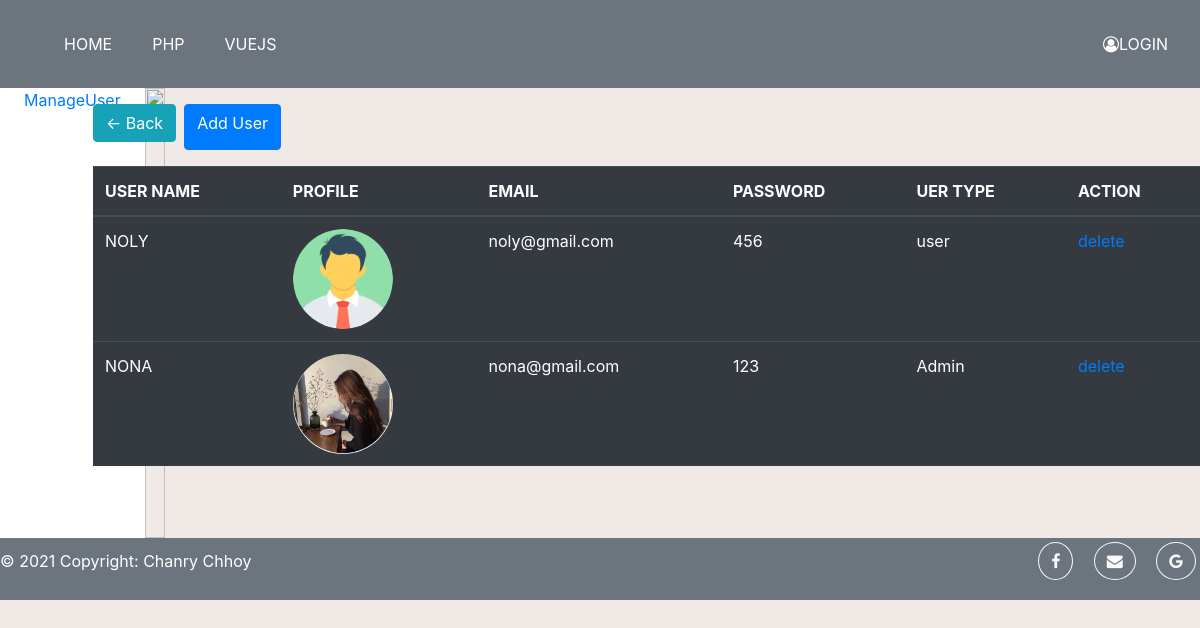
Screenshot of /users/user.php with the database file from the repository.
### tables this page shows
CREATE TABLE `user` (
  `user_id` int(11) NOT NULL,
  `user_name` varchar(100) NOT NULL,
  `profile` varchar(400) NOT NULL,
  `email` varchar(200) NOT NULL,
  `password` varchar(50) NOT NULL,
  `userType` varchar(50) NOT NULL
);

### database/database.php (called while the page is built, shortened)
<?php
    function db(){
        return new mysqli('localhost','root','','project_programing');
    }
    function getUser(){
        return db()->query("SELECT*FROM user order by user_id ASC");
    }
?>

### users/user.php (the view, shortened to what this page needs)
<?php
require_once('../partial/header.php');
require_once('../partial/navbar.php');
?>
<div class="img_table position-relative d-flex">
    <div class="bg-white">
        <a href="" class="m-4">ManageUser</a>
    </div>
    <div class="loginImage">
    </div>
    <div class="container position-absolute fixed-top mt-3 ">
        <div class="mb-3 d-flex">
            <div class="pb-2 ml-5">
                <button class="btn btn-info" onclick="window.history.back();">&#8592; Back</button>
            </div>
            <a href="create_user_html.php" class="btn btn-primary ml-2" method="post">Add User</a>
        </div>
        <table class="table table-dark ml-5">
            <thead>
                <tr>
                    <th>USER NAME</th>
                    <th>PROFILE</th>
                    <th>EMAIL</th>
                    <th>PASSWORD</th>
                    <th>UER TYPE</th>
                    <th>ACTION </th>
                </tr>
            </thead>
            <tbody>
                <?php
                require_once('../database/database.php');
                $users = getUser();
                foreach ($users as $user) :
                ?>
                    <tr>
                        <td><?= $user['user_name'] ?></td>
                        <td>
                            <img width="100" height="150" src="../assets/images/<?= $user['profile'] ?>" alt="image" class="img-fluid rounded-circle">
                        </td>
                        <td><?= $user['email'] ?></td>
                        <td><?= $user['password'] ?></td>
                        <td><?= $user['userType'] ?></td>
                        <td><a href="delete_user.php?userId=<?= $user['user_id'] ?>">delete</a></td>
                    </tr>
                <?php endforeach; ?>
            </tbody>
        </table>
    </div>
</div>
<?php require_once('../partial/footer.php'); ?>

### assets/css/style.css (style rules this page uses)
body { background-color:#F1E9E5; }

### rows the page displays
user: user_name "NOLY", profile (picture), email "noly@gmail.com", password "456", userType "user"
user: user_name "NONA", profile (picture), email "nona@gmail.com", password "123", userType "Admin"
